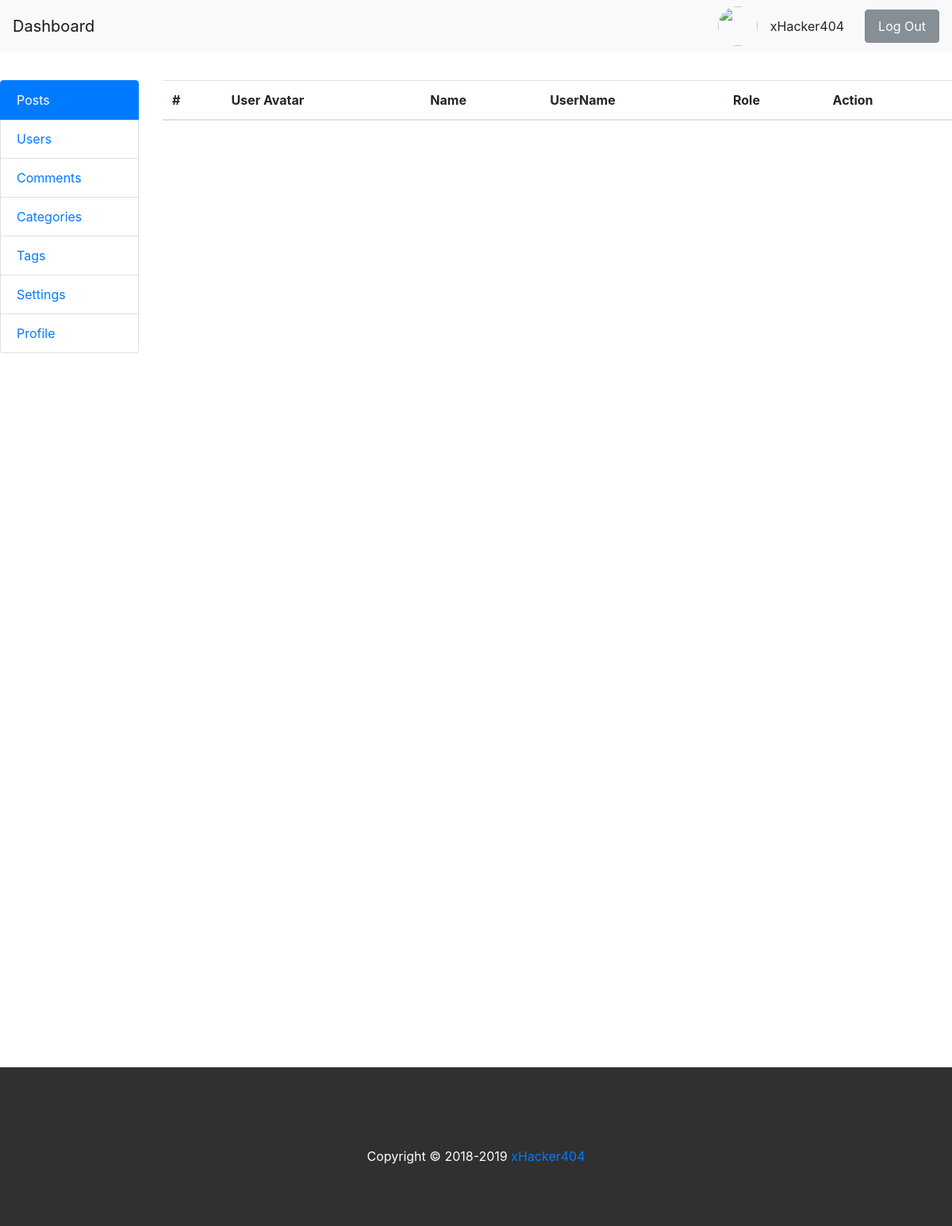
/backend/users/, run on an earlier commit of the app's database.
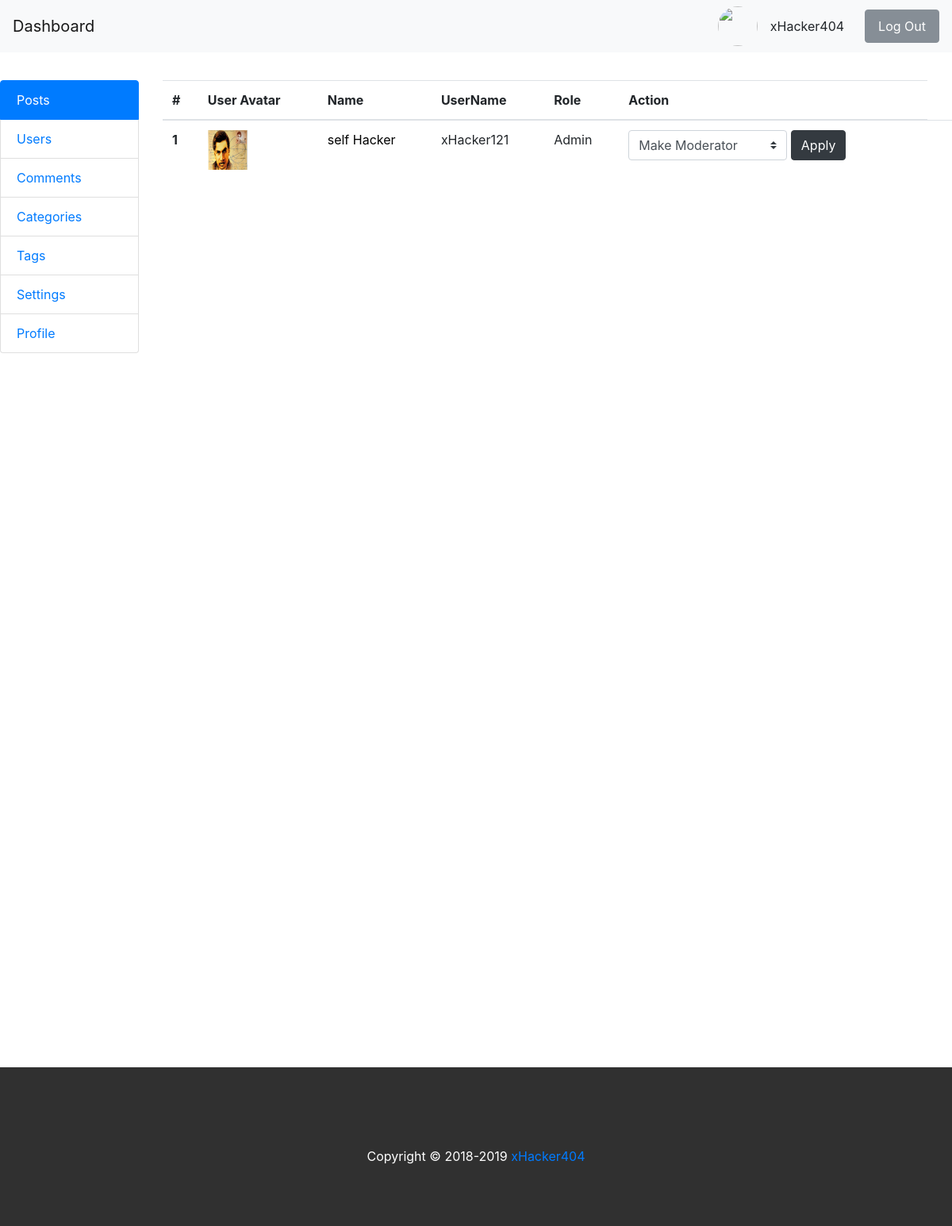
And on a later commit of the database.
### accounts/models.py (models this page shows, shortened)
class UserProfileInfo(models.Model):
    user = models.OneToOneField(User,on_delete=models.CASCADE)
    portfolio = models.URLField(blank=True)
    profile_pic = models.ImageField(upload_to='profile_pics', blank=True)

### backend/views.py (the view)
# urls.py: path('users/', views.users, name='users'),
def users(request):
    users = UserProfileInfo.objects.all()
    my_dict = {'users':users}
    return render(request, 'backend/users.html', context=my_dict)

### blog/context_processors.py (called while the page is built)
def post_widget(request):
    all_posts = Post.objects.filter(status='published').order_by('published_date')
    years = []
    tags = Tag.objects.all()
    categories = Category.objects.all()
    for post in all_posts :
        year = post.published_date.year
        if year not in years:
            years.append(year)
    return {
    'all_posts':all_posts,
    'years':years,
    'tags':tags,
    'categories':categories
    }

def site_settings(request):
    settings = BlogSettings.objects.get(id=1)
    site_icon = settings.site_icon
    site_logo = settings.site_logo
    site_title = settings.site_title
    tagline = settings.tagline
    keywords = settings.keywords
    description = settings.description
    post_per_page = settings.post_per_page
    return {
    'site_icon':site_icon,
    'site_logo':site_logo,
    'site_title':site_title,
    'tagline':tagline,
    'keywords':keywords,
    'description':description,
     'post_per_page':post_per_page
    }

### templates/backend/users.html (shortened to what this page needs)
<!DOCTYPE html>
{% extends 'backend/base.html'%}
{% block content %}
<div class="col-md-10" >
    <div class="post" style="height:1200px; overflow: scroll">
        <table class="table">
          <thead>
            <tr>
              <th scope="col">#</th>
              <th scope="col">User Avatar</th>
              <th scope="col">Name</th>
              <th scope="col">UserName</th>
              <th scope="col">Role</th>
              <th scope="col">Action</th>
            </tr>
          </thead>
          <tbody>
        {% if users %}
          {% for profile in users %}
          <tr>
            <th scope="row">1</th>
             <td style="width: auto"><img src="/media/{{profile.profile_pic}}" alt="xHacker404" width="50px" height="50px"> </td>
            <td> <a href="{% url 'backend:profile'%}">{{profile.user.first_name}} {{profile.user.last_name}}</a> </td>
            <td>{{profile.user.username}}</td>
            {% if profile.user.is_superuser %}
            <td>Admin</td>
            <td>
              <form action="{% url 'backend:moderate_user'%}" method="POST">
                <select name="action" class="custom-select" style="width:200px">
                  <option value="moderator">
                    Make Moderator
                  </option>
                </select>
              <button type="submit" class="btn btn-dark">Apply</a>
                  </form>
            </td>
            {% endif %}
            <td></td>
          </tr>
          {% endfor %}
        {% endif %}
          </tbody>
        </table>
    </div>
</div>
{% endblock %}

What changed in the data, as far as the page shows it:
added UserProfileInfo: profile_pic (picture), user.first_name "self", user.last_name "Hacker", user.username "xHacker121"
